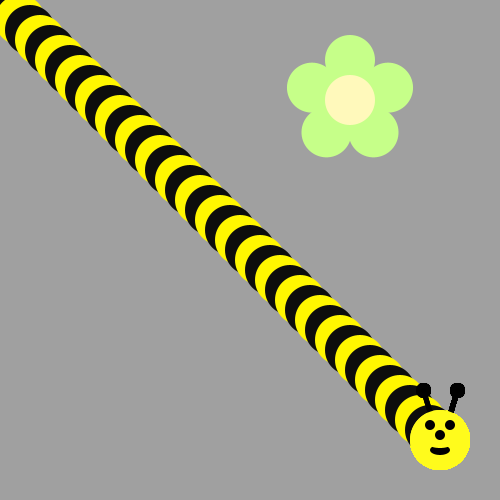
Frame 1 (no input)
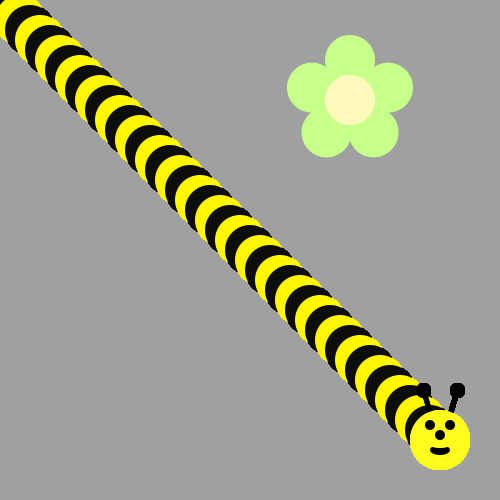
Frame 60 (the mouse pressed at the canvas centre just before this capture)
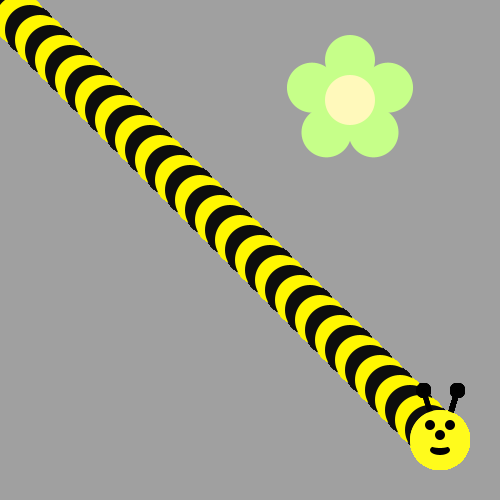
Frame 120 (the mouse held since frame 60 and released just before this capture)

The Processing sketch that drew these frames (run headless with seeded random() and noise(); from frame 60 on, the mouse is pressed at the canvas centre):

// Processing sketch: BumbleBee
// ── BumbleBee.pde
void draw() {
for(int x=0; x<45; x++) {


  if(x%2==0) {
    fill(#FFF700);
    ellipse(x*10, x*10, 50, 50);
 
  }
  else {
    fill(#0D0D0C);
    ellipse(x*10, x*10, 50, 50);
  }
  
    drawBeeFace(440, 440);

}


}
//Then put his head on using drawBeeFace(x,y)
//Use Modulo to make the colors alternate 

void drawFlower(int x, int y) {
     noStroke();
     translate(x, y);
     // draw 5 petals, rotating after each one
     fill(#c6ff89);      // green
      for (int i = 0; i < 5; i++) {
           ellipse(0, -40, 50, 50);
          rotate(radians(72));
     }
     fill(#fff9bb); // light yellow
     ellipse(0, 0, 50, 50);
} 
void drawBeeFace(int BeeFaceX, int BeeFaceY) {
     noStroke();
     fill(0, 0, 0);
     stroke(1);
     strokeWeight(5);
     line(BeeFaceX-10, BeeFaceY-27, BeeFaceX-17, BeeFaceY-50);
     line(BeeFaceX+10, BeeFaceY-27, BeeFaceX+17, BeeFaceY-50);
     ellipse(BeeFaceX-17, BeeFaceY-50, 10, 10);
     ellipse(BeeFaceX+17, BeeFaceY-50, 10, 10);
     noStroke();
     fill(255, 251, 28);
     ellipse(BeeFaceX, BeeFaceY, 60, 60); // face
     fill(255, 237, 209);
     fill(0,0,0);
      ellipse(BeeFaceX-10, BeeFaceY-15, 10, 10); // eyes
     ellipse(BeeFaceX+10, BeeFaceY-15, 10, 10);
      ellipse(BeeFaceX, BeeFaceY-5, 10, 10); // nose
      ellipse(BeeFaceX, BeeFaceY+10, 20, 10);// mouth
     fill(255, 251, 28);
     ellipse(BeeFaceX, BeeFaceY+5, 20, 6);
}

void setup() {
     ellipseMode(CENTER);
     size(500, 500);
     background(160, 160, 160);
      drawFlower(350, 100);
}
